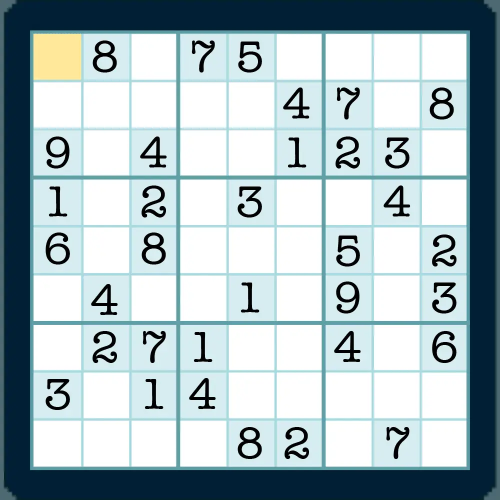
#> input picture Pivot_Game_Lander_Hero_Mobile_Sudoku_1000_4f42809e5a.webp, 1000 x 1000 px (shown at 1/2 size)
$ python -i sudokuLoad.py   (imports and definitions only)
#> lines starting #> are read from the running program, lines starting #| are printed output that depends on the picture; after the words box and inside, x2 and y2 are one past the last pixel; in counts of white or black regions, pixels touching at a corner belong together

import cv2
import numpy as np
import pytesseract

def process_image(image_path):
    pytesseract.pytesseract.tesseract_cmd = 'C:\\Program Files\\Tesseract-OCR\\tesseract.exe'
    # Wczytaj obraz w skali szarości
    image = cv2.imread(image_path, cv2.IMREAD_GRAYSCALE)
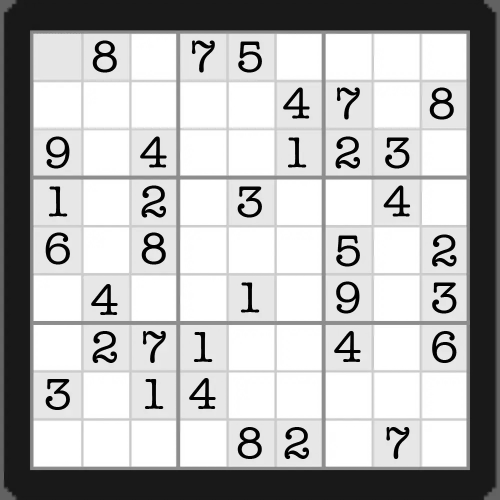
#> image: shape (1000, 1000) (shown at 1/2 size); min 0, max 255, mean 179.8

    # Zastosuj rozmycie Gaussa i progowanie adaptacyjne
    blurred = cv2.GaussianBlur(image, (5, 5), 0)
    thresh = cv2.adaptiveThreshold(blurred, 255, cv2.ADAPTIVE_THRESH_GAUSSIAN_C,
                                   cv2.THRESH_BINARY_INV, 11, 2)
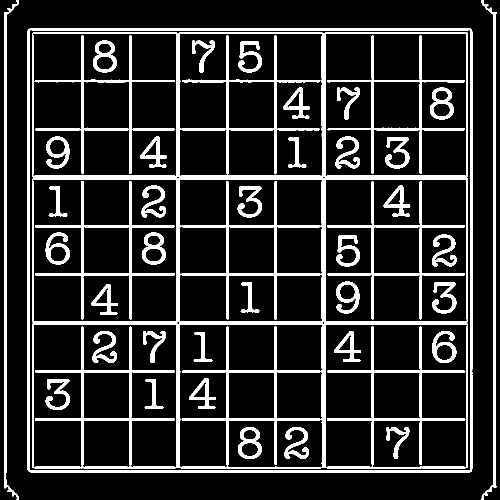
#> thresh: shape (1000, 1000) (shown at 1/2 size); 14.8% white; 46 white regions

    # Znajdź kontury i wybierz największy (powinien to być cały kwadrat Sudoku)
    contours, _ = cv2.findContours(thresh, cv2.RETR_EXTERNAL, cv2.CHAIN_APPROX_SIMPLE)
#> contours = 3 contours; box (x1, y1, x2, y2) and area: (55, 56, 945, 945) 789378, (963, 0, 993, 1000) 4092, (8, 0, 38, 1000) 4084
    largest_contour = max(contours, key=cv2.contourArea)
#> largest_contour = contour of 39 points, box (x1, y1, x2, y2) (55, 56, 945, 945), area 789378

    # Wyznacz prostokąt otaczający Sudoku
    epsilon = 0.02 * cv2.arcLength(largest_contour, True)
#> epsilon = 70.95
    approx = cv2.approxPolyDP(largest_contour, epsilon, True)
#> approx = [[56, 59], [58, 943], [942, 943], [941, 57]]

    # Przekształcenie perspektywiczne, jeśli wykryto kwadrat Sudoku
    if len(approx) == 4:
        points = np.array([p[0] for p in approx], dtype="float32")
#> points = [[56, 59], [58, 943], [942, 943], [941, 57]]
        size = 450  # Docelowy rozmiar obrazu Sudoku
        dst = np.array([[0, 0], [size - 1, 0], [size - 1, size - 1], [0, size - 1]], dtype="float32")
        matrix = cv2.getPerspectiveTransform(points, dst)
#> matrix = [[0.00115, 0.507, -30], [0.509, -0.00115, -28.41], [2.55e-06, -1.29e-06, 1]]
        warped = cv2.warpPerspective(image, matrix, (size, size))
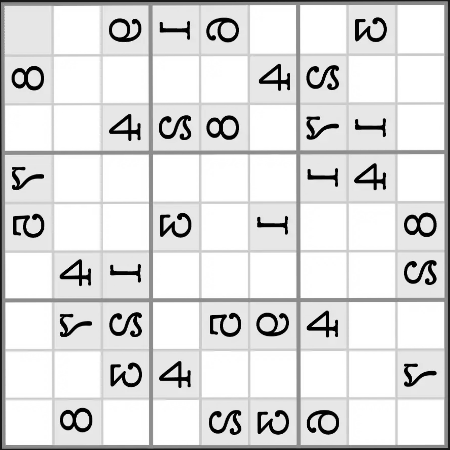
#> warped: shape (450, 450); min 0, max 255, mean 220.4
    else:
        return None  # Nie wykryto Sudoku poprawnie

    # Podziel obraz na siatkę 9x9 i odczytaj liczby
    sudoku_board = [[0] * 9 for _ in range(9)]
#> sudoku_board = 9 items, first 6: [0, 0, 0, 0, 0, 0, 0, 0, 0], [0, 0, 0, 0, 0, 0, 0, 0, 0], [0, 0, 0, 0, 0, 0, 0, 0, 0], [0, 0, 0, 0, 0, 0, 0, 0, 0], [0, 0, 0, 0, 0, 0, 0, 0, 0], [0, 0, 0, 0, 0, 0, 0, 0, 0]
    cell_size = size // 9

    for i in range(9):
        for j in range(9):
            x1, y1 = j * cell_size, i * cell_size
            x2, y2 = (j + 1) * cell_size, (i + 1) * cell_size
            cell = warped[y1:y2, x1:x2]

            # Progowanie i usunięcie szumów
            cell = cv2.resize(cell, (28, 28))
            cell = cv2.GaussianBlur(cell, (3, 3), 0)
            _, cell = cv2.threshold(cell, 0, 255, cv2.THRESH_BINARY + cv2.THRESH_OTSU)

            # Rozpoznawanie cyfr przy użyciu Tesseract OCR
            digit = pytesseract.image_to_string(cell, config="--psm 10 --oem 3 -c tessedit_char_whitelist=123456789")

            # Jeśli wykryto cyfrę, umieść ją w tablicy
            digit = digit.strip()
            if digit.isdigit():
                sudoku_board[i][j] = int(digit)
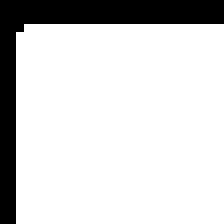
#> cell: shape (28, 28) (shown 8 times larger); 82.8% white; 1 black region, box (x1, y1, x2, y2) and area: (0, 0, 28, 28) 135

    return sudoku_board


#=============================================================================================================================================================================================================
#=============================================================================================================================================================================================================
#=============================================================================================================================================================================================================

# import cv2
# import pytesseract
# import numpy as np
# from flask import Flask, render_template, request, redirect, url_for
# import os

# # app = Flask(__name__)
# # app.config['UPLOAD_FOLDER'] = 'uploads'

# # Funkcja do przetwarzania obrazu i odczytywania liczb
# def process_image(image_path):
#     pytesseract.pytesseract.tesseract_cmd = 'C:\\Program Files\\Tesseract-OCR\\tesseract.exe'
#     # Wczytaj obraz
#     image = cv2.imread(image_path, cv2.IMREAD_GRAYSCALE)

#     # Zastosuj binaryzację (przekształć obraz w czarno-biały)
#     _, binary = cv2.threshold(image, 128, 255, cv2.THRESH_BINARY_INV)

#     # Znajdź kontury (obramowania komórek)
#     contours, _ = cv2.findContours(binary, cv2.RETR_EXTERNAL, cv2.CHAIN_APPROX_SIMPLE)

#     # Przygotuj pustą planszę sudoku
#     sudoku_board = [[0 for _ in range(9)] for _ in range(9)]

#     # Przetwarzaj każdą komórkę
#     for contour in contours:
#         x, y, w, h = cv2.boundingRect(contour)

#         # Sprawdź, czy kontur jest komórką sudoku
#         if w > 20 and h > 20:  # Filtruj małe kontury (szum)
#             cell = image[y:y+h, x:x+w]

#             # Użyj Tesseract do odczytania liczby
#             number = pytesseract.image_to_string(cell, config='--psm 10 --oem 3 -c tessedit_char_whitelist=0123456789')

#             # Oblicz indeksy wiersza i kolumny
#             row = y // (image.shape[0] // 9)
#             col = x // (image.shape[1] // 9)

#             # Jeśli liczba została odczytana, zapisz ją w planszy
#             if number.strip().isdigit():
#                 sudoku_board[row][col] = int(number.strip())

#     return sudoku_board

#> (the run stopped early here; a loop or call above may not have finished)

$ run again, on 2.png
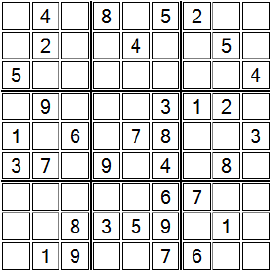
#> input picture 2.png, 270 x 270 px
#> in process_image, `blurred = cv2.GaussianBlur(image, (5, 5), 0)`:
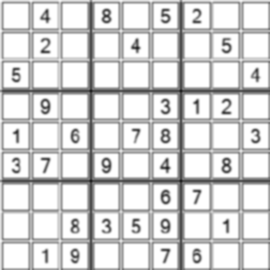
#> blurred: shape (270, 270); min 35, max 255, mean 213.1
#> in process_image, `thresh = cv2.adaptiveThreshold(blurred, 255, cv2.ADAPTIVE_THRESH_GAUSS..`:
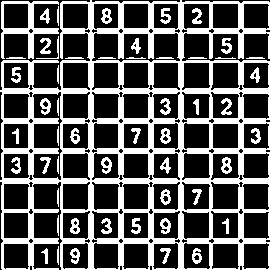
#> thresh: shape (270, 270); 35.3% white; 53 white regions
#> contours = 17 contours, 11 with area under 20; largest, box (x1, y1, x2, y2) and area: (0, 0, 270, 270) 62500, (1, 1, 59, 59) 1360, (40, 38, 51, 54) 72, (221, 38, 232, 54) 70, (40, 8, 50, 24) 68, (41, 248, 48, 264) 36
#> largest_contour = contour of 271 points, box (x1, y1, x2, y2) (0, 0, 270, 270), area 62500
#> epsilon = 40.59
#> approx = contour of 12 points, box (x1, y1, x2, y2) (1, 1, 270, 270), area 66914

$ run again, on Sudoku.jpg
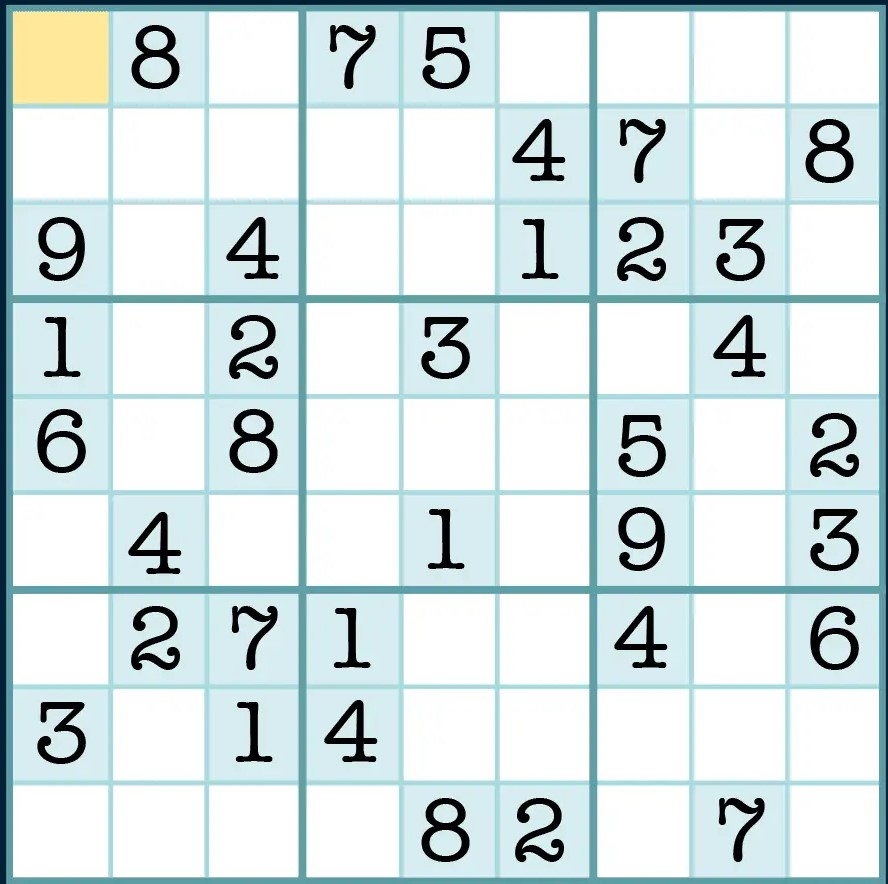
#> input picture Sudoku.jpg, 888 x 884 px
#> in process_image, `thresh = cv2.adaptiveThreshold(blurred, 255, cv2.ADAPTIVE_THRESH_GAUSS..`:
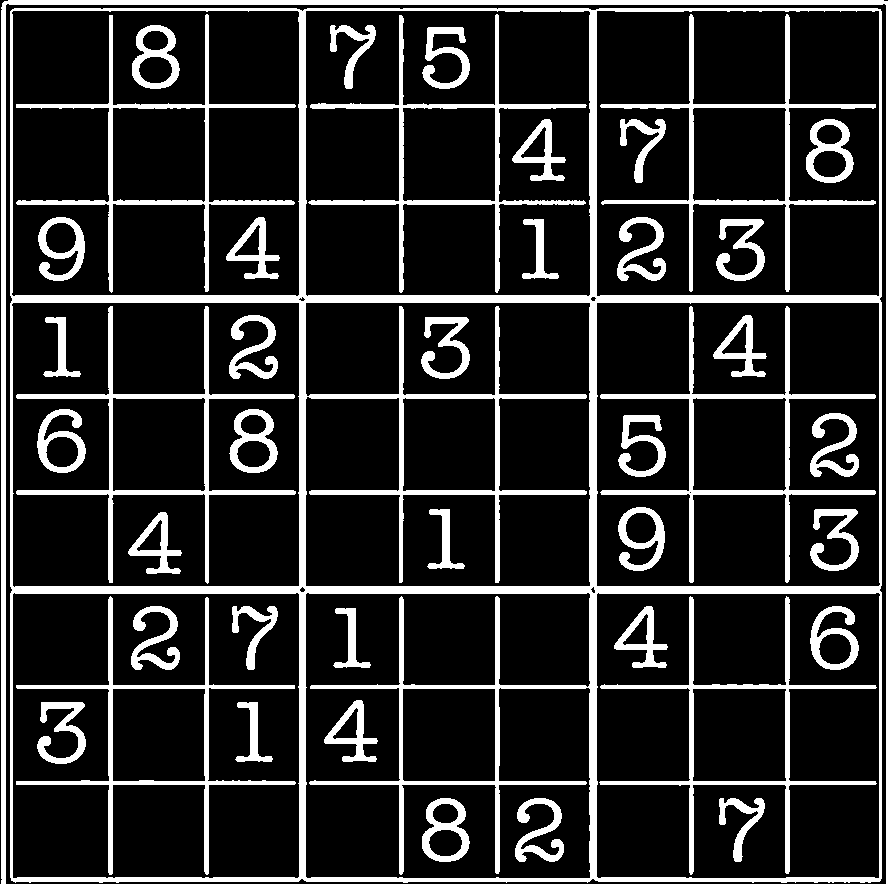
#> thresh: shape (884, 888); 16.8% white; 43 white regions
#> contours = 2 contours; box (x1, y1, x2, y2) and area: (10, 8, 882, 883) 760314, (1, 0, 888, 884) 7916
#> largest_contour = contour of 150 points, box (x1, y1, x2, y2) (10, 8, 882, 883), area 760314
#> epsilon = 70.3
#> approx = [[12, 9], [11, 880], [879, 881], [880, 9]]
#> matrix = [[0, 0.516, -4.64], [0.518, 0.000595, -6.22], [1.32e-06, 3.04e-09, 1]]
#> sudoku_board = 9 items, first 6: [0, 0, 0, 0, 0, 0, 0, 0, 0], [0, 0, 0, 0, 0, 0, 0, 0, 0], [0, 0, 0, 0, 0, 0, 0, 0, 0], [0, 0, 0, 0, 0, 0, 0, 0, 0], [0, 0, 0, 0, 0, 0, 0, 0, 0], [0, 0, 0, 0, 0, 0, 0, 0, 0]
#> after the loop in process_image, `for i in range(9):`:
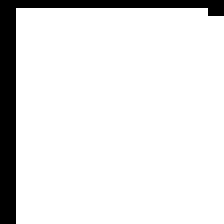
#> cell: shape (28, 28) (shown 8 times larger); 89.3% white; 1 black region, box (x1, y1, x2, y2) and area: (0, 0, 28, 28) 84
